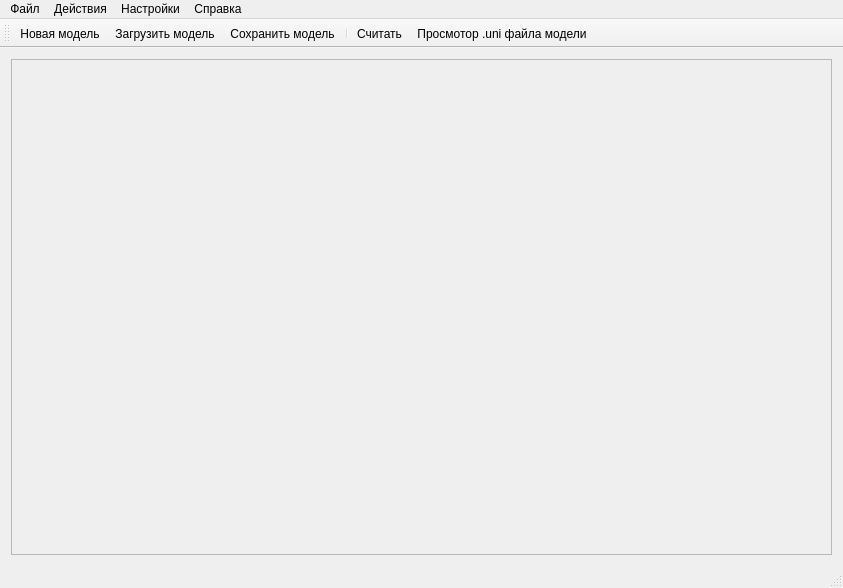
<?xml version="1.0" encoding="UTF-8"?>
<ui version="4.0">
 <class>UnicalcClientLib::DoNotTouchItInYourProgram::UCMainWindow</class>
 <widget class="QMainWindow" name="UnicalcClientLib::DoNotTouchItInYourProgram::UCMainWindow">
  <property name="geometry">
   <rect>
    <x>0</x>
    <y>0</y>
    <width>843</width>
    <height>588</height>
   </rect>
  </property>
  <property name="windowTitle">
   <string>MainWindow</string>
  </property>
  <property name="windowIcon">
   <iconset resource="logo.qrc">
    <normaloff>:/res/Images/iis_logo_small.png</normaloff>:/res/Images/iis_logo_small.png</iconset>
  </property>
  <widget class="QWidget" name="centralWidget">
   <layout class="QVBoxLayout" name="verticalLayout">
    <item>
     <widget class="QScrollArea" name="scrollArea">
      <property name="verticalScrollBarPolicy">
       <enum>Qt::ScrollBarAsNeeded</enum>
      </property>
      <property name="horizontalScrollBarPolicy">
       <enum>Qt::ScrollBarAsNeeded</enum>
      </property>
      <property name="widgetResizable">
       <bool>true</bool>
      </property>
      <widget class="QWidget" name="scrollAreaWidgetContents">
       <property name="geometry">
        <rect>
         <x>0</x>
         <y>0</y>
         <width>827</width>
         <height>483</height>
        </rect>
       </property>
      </widget>
     </widget>
    </item>
   </layout>
  </widget>
  <widget class="QMenuBar" name="menuBar">
   <property name="geometry">
    <rect>
     <x>0</x>
     <y>0</y>
     <width>843</width>
     <height>29</height>
    </rect>
   </property>
   <widget class="QMenu" name="infoMenu">
    <property name="title">
     <string>Справка</string>
    </property>
    <addaction name="actionOpenUserGuide"/>
    <addaction name="actionOpenAbout"/>
   </widget>
   <widget class="QMenu" name="changeModelMenu">
    <property name="title">
     <string>Файл</string>
    </property>
    <widget class="QMenu" name="loadExampleSubmenu">
     <property name="title">
      <string>Загрузить пример модели</string>
     </property>
    </widget>
    <addaction name="actionMewModel"/>
    <addaction name="actionLoadFromDisk"/>
    <addaction name="loadExampleSubmenu"/>
    <addaction name="actionSave"/>
    <addaction name="actionSaveAs"/>
    <addaction name="separator"/>
    <addaction name="actionExit"/>
   </widget>
   <widget class="QMenu" name="settingsMenu">
    <property name="title">
     <string>Настройки</string>
    </property>
    <addaction name="actionChangeServer"/>
    <addaction name="actionOpenSettings"/>
   </widget>
   <widget class="QMenu" name="menu">
    <property name="title">
     <string>Действия</string>
    </property>
    <addaction name="actionCalculate"/>
    <addaction name="actionViewUniFile"/>
   </widget>
   <addaction name="changeModelMenu"/>
   <addaction name="menu"/>
   <addaction name="settingsMenu"/>
   <addaction name="infoMenu"/>
  </widget>
  <widget class="QStatusBar" name="statusBar"/>
  <widget class="QToolBar" name="mainToolBar">
   <attribute name="toolBarArea">
    <enum>TopToolBarArea</enum>
   </attribute>
   <attribute name="toolBarBreak">
    <bool>false</bool>
   </attribute>
   <addaction name="actionMewModel"/>
   <addaction name="actionLoadFromDisk"/>
   <addaction name="actionSave"/>
   <addaction name="separator"/>
   <addaction name="actionCalculate"/>
   <addaction name="actionViewUniFile"/>
  </widget>
  <action name="actionMewModel">
   <property name="icon">
    <iconset theme="document-new">
     <normaloff>.</normaloff>.</iconset>
   </property>
   <property name="text">
    <string>Новая модель</string>
   </property>
  </action>
  <action name="actionSave">
   <property name="icon">
    <iconset theme="document-save">
     <normaloff>.</normaloff>.</iconset>
   </property>
   <property name="text">
    <string>Сохранить модель</string>
   </property>
  </action>
  <action name="actionLoadFromDisk">
   <property name="icon">
    <iconset theme="document-open">
     <normaloff>.</normaloff>.</iconset>
   </property>
   <property name="text">
    <string>Загрузить модель</string>
   </property>
  </action>
  <action name="actionChangeServer">
   <property name="icon">
    <iconset theme="preferences-system-network">
     <normaloff>.</normaloff>.</iconset>
   </property>
   <property name="text">
    <string>Сменить сервер</string>
   </property>
  </action>
  <action name="actionExit">
   <property name="icon">
    <iconset theme="application-exit">
     <normaloff>.</normaloff>.</iconset>
   </property>
   <property name="text">
    <string>Выход</string>
   </property>
  </action>
  <action name="actionOpenSettings">
   <property name="icon">
    <iconset theme="preferences-other">
     <normaloff>.</normaloff>.</iconset>
   </property>
   <property name="text">
    <string>Настройки задачи</string>
   </property>
  </action>
  <action name="actionOpenUserGuide">
   <property name="icon">
    <iconset theme="system-help">
     <normaloff>.</normaloff>.</iconset>
   </property>
   <property name="text">
    <string>Руководство пользователя</string>
   </property>
  </action>
  <action name="actionOpenAbout">
   <property name="icon">
    <iconset theme="help-about">
     <normaloff>.</normaloff>.</iconset>
   </property>
   <property name="text">
    <string>О программе</string>
   </property>
  </action>
  <action name="actionCalculate">
   <property name="icon">
    <iconset theme="system-run">
     <normaloff>.</normaloff>.</iconset>
   </property>
   <property name="text">
    <string>Считать</string>
   </property>
  </action>
  <action name="actionSaveAs">
   <property name="icon">
    <iconset theme="document-save-as">
     <normaloff>.</normaloff>.</iconset>
   </property>
   <property name="text">
    <string>Сохранить модель как</string>
   </property>
  </action>
  <action name="actionViewUniFile">
   <property name="icon">
    <iconset theme="text-x-generic">
     <normaloff>.</normaloff>.</iconset>
   </property>
   <property name="text">
    <string>Просмотор .&amp;uni файла модели</string>
   </property>
  </action>
 </widget>
 <layoutdefault spacing="6" margin="11"/>
 <resources>
  <include location="logo.qrc"/>
 </resources>
 <connections/>
 <slots>
  <slot>updateDefaultTemperature(double)</slot>
  <slot>updateMonth(int)</slot>
  <slot>updateParametr(QString)</slot>
  <slot>calculate()</slot>
 </slots>
</ui>
